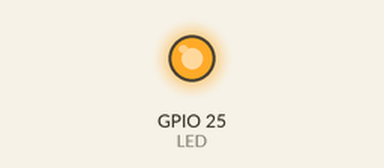
The program below on a simulated ESP32. Shown: output pins drawn as LEDs (lit = HIGH). What the program prints to the serial monitor is not drawn.

Above: at 0.2 s.
At 3.0 s:
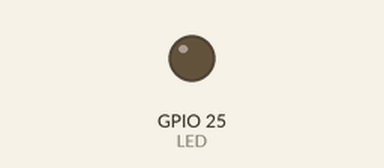
Timing chart, 0 to 7.2 s (numbered marks = the images above):
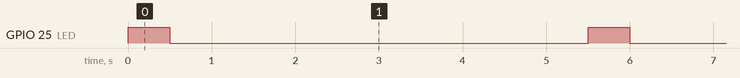

The program:

main.cpp
```cpp
/*
 * File:   main.cpp
 * Author: philippe
 *
 * Created on 29 mai 2022, 20:20
 *
 * Board
 * LILYGO® TTGO LoRa32 V2.1_1.6 Version 433/868/915Mhz
 * ESP32 LoRa OLED 0.96 Inch
 * SD Card
 * Bluetooth WIFI Wireless Module ESP-32
 * SMA(1)
 *
 */

#include <Arduino.h>

#define LED 25 //green led

void setup()
{
    pinMode(LED, OUTPUT);
    Serial.begin(115200);
    Serial.println("Setup done");
}

void loop()
{
    digitalWrite(LED, digitalRead(LED) ^1); // turn the LED
    delay(500); // wait for 0.2 second
    digitalWrite(LED, digitalRead(LED) ^1); // turn the LED
    delay(5000); // wait for 2 seconds

}
```

Measured:
- by itself, GPIO 25 (LED): alternates HIGH for 0.50 s and LOW for 5.0 s
